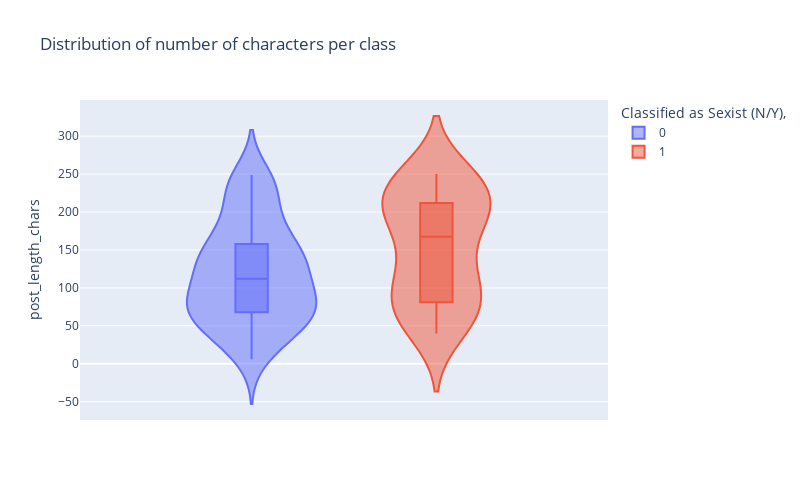

This figure's notebook cell:
### Markdown cell above
Instead of judgeing the post length as the number of words, we can also use the total number of characters as an indicator for post length. This will of course give similar results. However, more complex and longer words will lead to more characters compared to the number of words present.

### Code cell
df_proc.loc[:, 'post_length_chars'] = df_proc['text'].apply(len)
fig = px.violin(df_proc, y='post_length_chars', color='label', points='outliers', box=True,
                labels={'post_length': 'Number of Characters (unprocessed)',
                        'label': 'Classified as Sexist (N/Y),'},
                title="Distribution of number of characters per class")
fig.update_layout(autosize=False, width=800, height=500)
fig.show()

### Figure 1 — Plotly figure (JSON) as saved in the notebook; plotly's stock layout.template omitted (floating-point values rounded to 4 significant figures)
{"data": [{"alignmentgroup": "True", "box": {"visible": true}, "hovertemplate": "Classified as Sexist (N/Y),=0<br>post_length_chars=%{y}<extra></extra>", "legendgroup": "0", "marker": {"color": "#636efa"}, "name": "0", "offsetgroup": "0", "orientation": "v", "points": "outliers", "scalegroup": "True", "showlegend": true, "x0": " ", "xaxis": "x", "y": [132, 23, 154, 6, 30, 133, 126, 17, 137, 68, 37, 212, 104, 74, 66, 38, 152, 54, 153, 84, 137, 142, 124, 48, 135, 63, 180, 177, 199, 142, 62, 100, 51, 158, 247, 70, 74, 246, 242, 249, 38, 104, 93, 144, 69, 65, 135, 178, 174, 101, 72, 89, 83, 234, 193, 121, 173, 68, 231, 236, 88, 204, 25, 83, 92, 120, 227, 76, 52, 123], "y0": " ", "yaxis": "y", "type": "violin"}, {"alignmentgroup": "True", "box": {"visible": true}, "hovertemplate": "Classified as Sexist (N/Y),=1<br>post_length_chars=%{y}<extra></extra>", "legendgroup": "1", "marker": {"color": "#EF553B"}, "name": "1", "offsetgroup": "1", "orientation": "v", "points": "outliers", "scalegroup": "True", "showlegend": true, "x0": " ", "xaxis": "x", "y": [68, 250, 244, 65, 203, 241, 192, 104, 148, 182, 116, 190, 78, 212, 248, 240, 40, 239, 81, 197, 41, 115, 227, 94, 78, 51, 198, 126, 153, 207], "y0": " ", "yaxis": "y", "type": "violin"}], "layout": {"xaxis": {"anchor": "y", "domain": [0.0, 1.0]}, "yaxis": {"anchor": "x", "domain": [0.0, 1.0], "title": {"text": "post_length_chars"}}, "legend": {"title": {"text": "Classified as Sexist (N/Y),"}, "tracegroupgap": 0}, "title": {"text": "Distribution of number of characters per class"}, "violinmode": "group", "autosize": false, "width": 800, "height": 500}}
